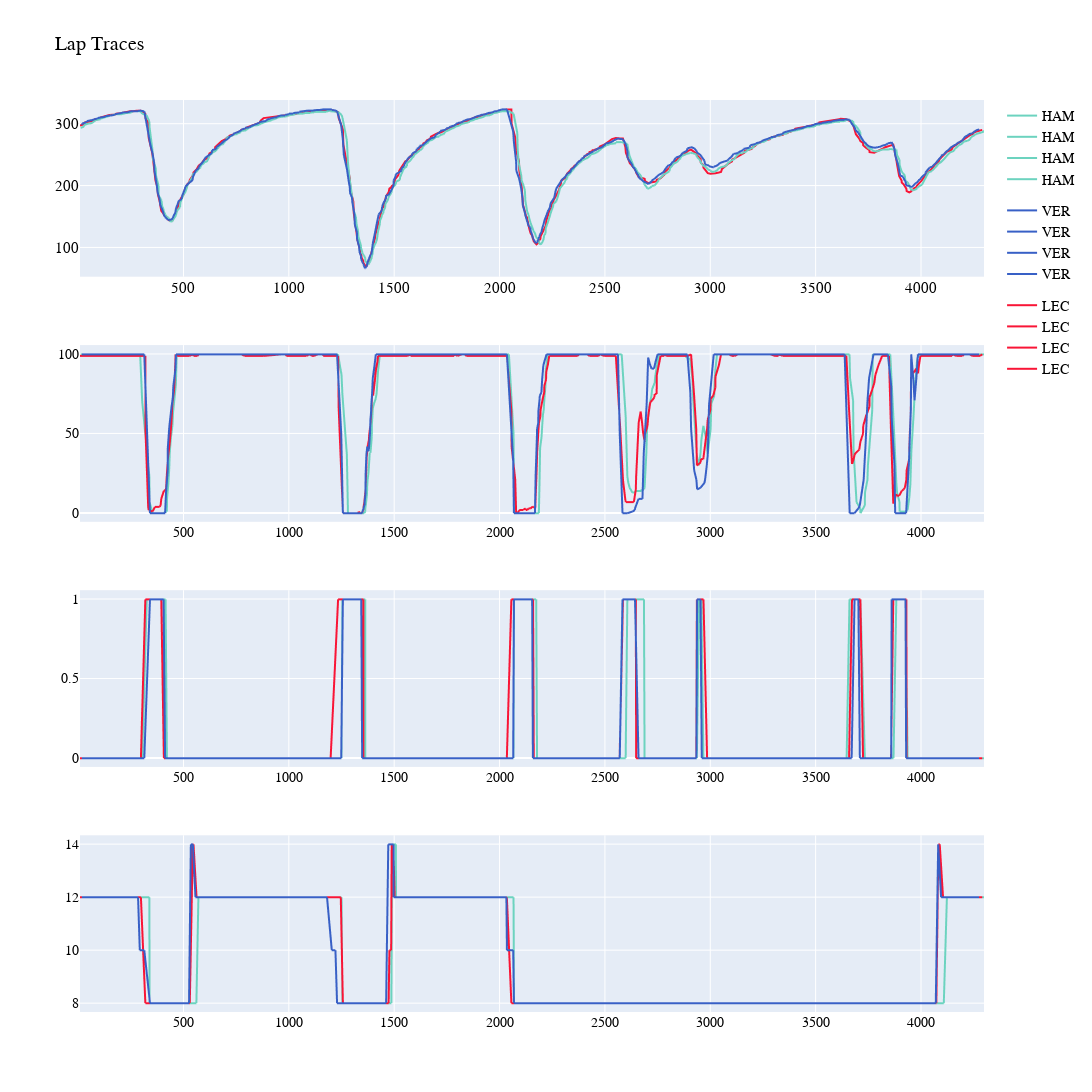

The cell this chart's notebook holds for it:
### Code cell
#Plot as a subplot
import plotly.express as px
import plotly.subplots as sp


# For as many traces that exist per Express figure, get the
# traces from each plot and store them in an array.
# This is essentially breaking down the Express fig into it's traces
figure1_traces = []
figure2_traces = []
figure3_traces = []
figure4_traces = []

for trace in range(len(fig_speed["data"])):
    figure1_traces.append(fig_speed["data"][trace])
for trace in range(len(fig_throttle["data"])):
    figure2_traces.append(fig_throttle["data"][trace])
for trace in range(len(fig_brake["data"])):
    figure3_traces.append(fig_brake["data"][trace])
for trace in range(len(fig_drs["data"])):
    figure4_traces.append(fig_drs["data"][trace])

this_figure = sp.make_subplots(rows=4, cols=1)

for traces in figure1_traces:
    this_figure.append_trace(traces, row=1, col=1)
for traces in figure2_traces:
    this_figure.append_trace(traces, row=2, col=1)
for traces in figure3_traces:
    this_figure.append_trace(traces, row=3, col=1)
for traces in figure4_traces:
    this_figure.append_trace(traces, row=4, col=1)

this_figure.update_layout(height=1800, width=1800, title_text="Lap Traces")

this_figure.update_layout(
    title_x=0.5,
    yaxis = dict(tickfont = dict(size=15)),
    xaxis = dict(tickfont = dict(size=15)),
    hoverlabel=dict(
        bgcolor="white",
        font_size=16,
        font_family="PT Sans Narrow"
    ),
    font=dict(
        family="PT Sans Narrow",
        size=14,
        color="Black"
    ),
    title_font_family="PT Sans Narrow"
#  "Arial", "Balto", "Courier New", "Droid Sans", "Droid Serif", "Droid Sans Mono", "Gravitas One", "Old Standard TT", "Open Sans", "Overpass", "PT Sans Narrow", "Raleway", "Times New Roman"
)
this_figure.show()

### Figure 1 — Plotly figure (JSON) as saved in the notebook; plotly's stock layout.template omitted (floating-point values rounded to 4 significant figures; data arrays with more than 128 entries replaced by an {"elided": "..."} marker saying what was removed)
{"data": [{"hovertemplate": "<b>%{hovertext}</b><br><br>Driver=HAM<br>Dist_Diff_Sum=%{x}<br>Speed=%{y}<extra></extra>", "hovertext": {"elided": "508 str values"}, "legendgroup": "HAM", "line": {"color": "#6CD3BF", "dash": "solid"}, "marker": {"symbol": "circle"}, "mode": "lines", "name": "HAM", "showlegend": true, "type": "scattergl", "x": {"elided": "508 float values"}, "xaxis": "x", "y": {"elided": "508 int values"}, "yaxis": "y"}, {"hovertemplate": "<b>%{hovertext}</b><br><br>Driver=VER<br>Dist_Diff_Sum=%{x}<br>Speed=%{y}<extra></extra>", "hovertext": {"elided": "494 str values"}, "legendgroup": "VER", "line": {"color": "#3860C6", "dash": "solid"}, "marker": {"symbol": "circle"}, "mode": "lines", "name": "VER", "showlegend": true, "type": "scattergl", "x": {"elided": "494 float values"}, "xaxis": "x", "y": {"elided": "494 int values"}, "yaxis": "y"}, {"hovertemplate": "<b>%{hovertext}</b><br><br>Driver=LEC<br>Dist_Diff_Sum=%{x}<br>Speed=%{y}<extra></extra>", "hovertext": {"elided": "498 str values"}, "legendgroup": "LEC", "line": {"color": "#F91536", "dash": "solid"}, "marker": {"symbol": "circle"}, "mode": "lines", "name": "LEC", "orientation": "v", "showlegend": true, "type": "scatter", "x": {"elided": "498 float values"}, "xaxis": "x", "y": {"elided": "498 int values"}, "yaxis": "y"}, {"hovertemplate": "<b>%{hovertext}</b><br><br>Driver=HAM<br>Dist_Diff_Sum=%{x}<br>Throttle=%{y}<extra></extra>", "hovertext": {"elided": "508 str values"}, "legendgroup": "HAM", "line": {"color": "#6CD3BF", "dash": "solid"}, "marker": {"symbol": "circle"}, "mode": "lines", "name": "HAM", "showlegend": true, "type": "scattergl", "x": {"elided": "508 float values"}, "xaxis": "x2", "y": {"elided": "508 int values"}, "yaxis": "y2"}, {"hovertemplate": "<b>%{hovertext}</b><br><br>Driver=LEC<br>Dist_Diff_Sum=%{x}<br>Throttle=%{y}<extra></extra>", "hovertext": {"elided": "498 str values"}, "legendgroup": "LEC", "line": {"color": "#F91536", "dash": "solid"}, "marker": {"symbol": "circle"}, "mode": "lines", "name": "LEC", "showlegend": true, "type": "scattergl", "x": {"elided": "498 float values"}, "xaxis": "x2", "y": {"elided": "498 int values"}, "yaxis": "y2"}, {"hovertemplate": "<b>%{hovertext}</b><br><br>Driver=VER<br>Dist_Diff_Sum=%{x}<br>Throttle=%{y}<extra></extra>", "hovertext": {"elided": "494 str values"}, "legendgroup": "VER", "line": {"color": "#3860C6", "dash": "solid"}, "marker": {"symbol": "circle"}, "mode": "lines", "name": "VER", "showlegend": true, "type": "scattergl", "x": {"elided": "494 float values"}, "xaxis": "x2", "y": {"elided": "494 int values"}, "yaxis": "y2"}, {"hovertemplate": "<b>%{hovertext}</b><br><br>Driver=HAM<br>Dist_Diff_Sum=%{x}<br>Braking=%{y}<extra></extra>", "hovertext": {"elided": "508 str values"}, "legendgroup": "HAM", "line": {"color": "#6CD3BF", "dash": "solid"}, "marker": {"symbol": "circle"}, "mode": "lines", "name": "HAM", "showlegend": true, "type": "scattergl", "x": {"elided": "508 float values"}, "xaxis": "x3", "y": {"elided": "508 int values"}, "yaxis": "y3"}, {"hovertemplate": "<b>%{hovertext}</b><br><br>Driver=LEC<br>Dist_Diff_Sum=%{x}<br>Braking=%{y}<extra></extra>", "hovertext": {"elided": "498 str values"}, "legendgroup": "LEC", "line": {"color": "#F91536", "dash": "solid"}, "marker": {"symbol": "circle"}, "mode": "lines", "name": "LEC", "showlegend": true, "type": "scattergl", "x": {"elided": "498 float values"}, "xaxis": "x3", "y": {"elided": "498 int values"}, "yaxis": "y3"}, {"hovertemplate": "<b>%{hovertext}</b><br><br>Driver=VER<br>Dist_Diff_Sum=%{x}<br>Braking=%{y}<extra></extra>", "hovertext": {"elided": "494 str values"}, "legendgroup": "VER", "line": {"color": "#3860C6", "dash": "solid"}, "marker": {"symbol": "circle"}, "mode": "lines", "name": "VER", "showlegend": true, "type": "scattergl", "x": {"elided": "494 float values"}, "xaxis": "x3", "y": {"elided": "494 int values"}, "yaxis": "y3"}, {"hovertemplate": "<b>%{hovertext}</b><br><br>Driver=HAM<br>Dist_Diff_Sum=%{x}<br>DRS=%{y}<extra></extra>", "hovertext": {"elided": "508 str values"}, "legendgroup": "HAM", "line": {"color": "#6CD3BF", "dash": "solid"}, "marker": {"symbol": "circle"}, "mode": "lines", "name": "HAM", "showlegend": true, "type": "scattergl", "x": {"elided": "508 float values"}, "xaxis": "x4", "y": {"elided": "508 int values"}, "yaxis": "y4"}, {"hovertemplate": "<b>%{hovertext}</b><br><br>Driver=LEC<br>Dist_Diff_Sum=%{x}<br>DRS=%{y}<extra></extra>", "hovertext": {"elided": "498 str values"}, "legendgroup": "LEC", "line": {"color": "#F91536", "dash": "solid"}, "marker": {"symbol": "circle"}, "mode": "lines", "name": "LEC", "showlegend": true, "type": "scattergl", "x": {"elided": "498 float values"}, "xaxis": "x4", "y": {"elided": "498 int values"}, "yaxis": "y4"}, {"hovertemplate": "<b>%{hovertext}</b><br><br>Driver=VER<br>Dist_Diff_Sum=%{x}<br>DRS=%{y}<extra></extra>", "hovertext": {"elided": "494 str values"}, "legendgroup": "VER", "line": {"color": "#3860C6", "dash": "solid"}, "marker": {"symbol": "circle"}, "mode": "lines", "name": "VER", "showlegend": true, "type": "scattergl", "x": {"elided": "494 float values"}, "xaxis": "x4", "y": {"elided": "494 int values"}, "yaxis": "y4"}], "layout": {"font": {"color": "Black", "family": "PT Sans Narrow", "size": 14}, "height": 1800, "title": {"font": {"family": "PT Sans Narrow"}, "text": "Lap Traces"}, "width": 1800, "xaxis": {"anchor": "y", "domain": [0, 1], "tickfont": {"size": 15}}, "xaxis2": {"anchor": "y2", "domain": [0, 1]}, "xaxis3": {"anchor": "y3", "domain": [0, 1]}, "xaxis4": {"anchor": "y4", "domain": [0, 1]}, "yaxis": {"anchor": "x", "domain": [0.8063, 1], "tickfont": {"size": 15}}, "yaxis2": {"anchor": "x2", "domain": [0.5375, 0.7312]}, "yaxis3": {"anchor": "x3", "domain": [0.2687, 0.4625]}, "yaxis4": {"anchor": "x4", "domain": [0, 0.1938]}}}
